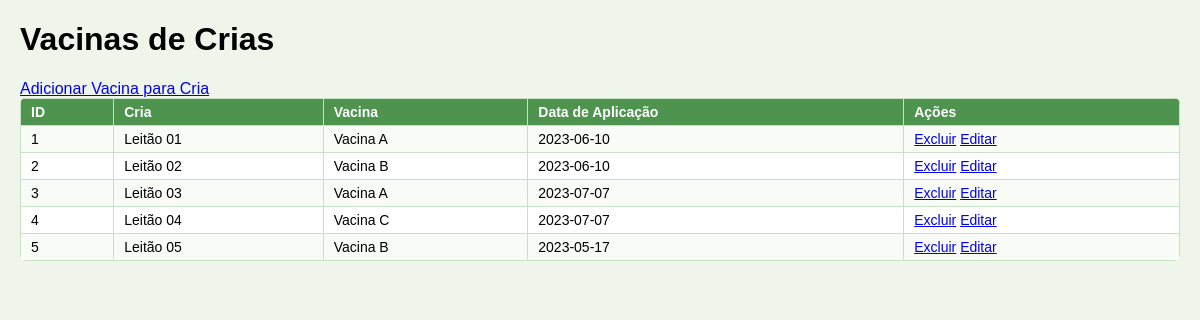
The page /admin/vacinacao/vacinas_crias.php on the database its author committed.
### tables this page shows
CREATE TABLE vacinas_crias (
  id INT AUTO_INCREMENT PRIMARY KEY,
  cria_id INT,
  vacina_id INT,
  data_aplicacao DATE,
  usuario_id INT,
  data_acao DATETIME,
  FOREIGN KEY (cria_id) REFERENCES crias(id),
  FOREIGN KEY (vacina_id) REFERENCES vacinas(id),
  FOREIGN KEY (usuario_id) REFERENCES usuarios(id)
);

CREATE TABLE crias (
  id INT AUTO_INCREMENT PRIMARY KEY,
  parto_id INT,
  nome VARCHAR(50),
  raca VARCHAR(50),
  sexo ENUM('Macho', 'Femea') NOT NULL,
  peso_nascimento DECIMAL(5,2),
  data_nascimento DATE,
  usuario_id INT,
  data_acao DATETIME,
  FOREIGN KEY (parto_id) REFERENCES partos(id),
  FOREIGN KEY (usuario_id) REFERENCES usuarios(id)
);

CREATE TABLE vacinas (
  id INT AUTO_INCREMENT PRIMARY KEY,
  nome VARCHAR(50),
  descricao TEXT,
  usuario_id INT,
  data_acao DATETIME,
  FOREIGN KEY (usuario_id) REFERENCES usuarios(id)
);

### admin/vacinacao/vacinas_crias.php (the view, shortened to what this page needs)
<?php
include("../../database/conexao.php");
$sql = "SELECT vc.id, c.nome AS cria_nome, v.nome AS vacina_nome, vc.data_aplicacao
        FROM vacinas_crias vc
        JOIN crias c ON vc.cria_id = c.id
        JOIN vacinas v ON vc.vacina_id = v.id";
$result = $conn->query($sql);
?>
<!DOCTYPE html>
<html lang="pt-BR">
<head>
    <link rel="stylesheet" href="../../../assets/css/estilo.css">
</head>
<body>
    <h1>Vacinas de Crias</h1>
    <a href="vacinas_crias_add.php">Adicionar Vacina para Cria</a>
    <table>
        <tr>
            <th>ID</th>
            <th>Cria</th>
            <th>Vacina</th>
            <th>Data de Aplicação</th>
            <th>Ações</th>
        </tr>
        <?php while ($row = $result->fetch_assoc()): ?>
            <tr>
                <td><?php echo $row['id']; ?></td>
                <td><?php echo $row['cria_nome']; ?></td>
                <td><?php echo $row['vacina_nome']; ?></td>
                <td><?php echo $row['data_aplicacao']; ?></td>
                <td>
                    <a href="delete_vacinas_crias.php?id=<?php echo $row['id']; ?>">Excluir</a>
                    <a href="vacinas_crias_edit.php?id=<?php echo $row['id']; ?>">Editar</a>
                </td>
            </tr>
        <?php endwhile; ?>
    </table>
</body>
</html>

### assets/css/estilo.css (style rules this page uses)
:root { --verde-base: #4e944f; --verde-hover: #3b7a3f; --fundo-claro: #f0f5ec; --texto-claro: #ffffff; --borda: #c7e1c4; }
body { font-family: Arial, sans-serif; background-color: var(--fundo-claro); margin: 10px auto; max-width: 1300px; padding: 0 20px; }
table { width: 100%; border-collapse: collapse; background-color: var(--texto-claro); border-radius: 6px; overflow: hidden; }
th { background-color: var(--verde-base); color: var(--texto-claro); cursor: pointer; }
th, td { padding: 5px 10px; border: 1px solid var(--borda); text-align: left; font-size: 14px; }
tr:nth-child(even) { background-color: #f8fbf6; }

### rows shown on the page
vacinas_crias: id "1", cria.nome "Leitão 01", vacina.nome "Vacina A", data_aplicacao "2023-06-10"
vacinas_crias: id "2", cria.nome "Leitão 02", vacina.nome "Vacina B", data_aplicacao "2023-06-10"
vacinas_crias: id "3", cria.nome "Leitão 03", vacina.nome "Vacina A", data_aplicacao "2023-07-07"
vacinas_crias: id "4", cria.nome "Leitão 04", vacina.nome "Vacina C", data_aplicacao "2023-07-07"
vacinas_crias: id "5", cria.nome "Leitão 05", vacina.nome "Vacina B", data_aplicacao "2023-05-17"
